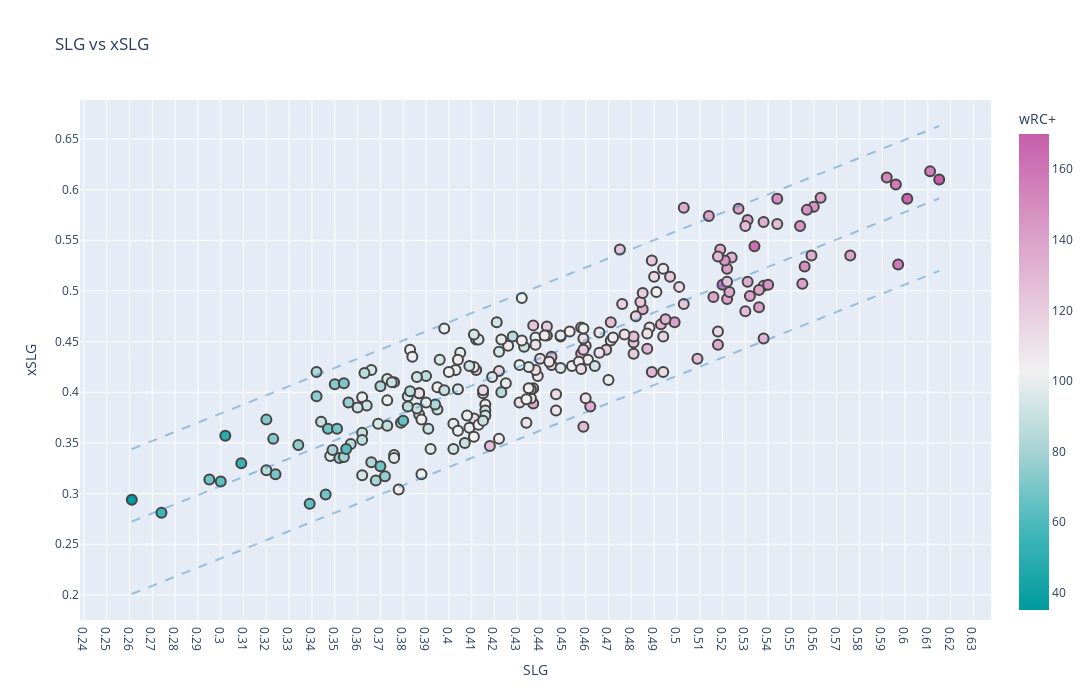

Source (notebook cell):
### Markdown cell above
### SLG vs xSLG

### Code cell
slg_fig = scatter_with_regression(savant_df, 'SLG', 'xSLG', 'wRC+')
slg_fig
